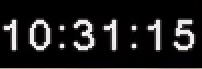
#> input picture Estudos para alinhar os frames com OCR/Analise c3/estudo OCR/falhas_input/10-31-15_frame_002260.jpg, 202 x 69 px; its folder holds only this picture in this run
$ python gridBuscaSupremo1.py
#> lines starting #> are read from the running program, lines starting #| are printed output that depends on the picture; after the words box and inside, x2 and y2 are one past the last pixel; in counts of white or black regions, pixels touching at a corner belong together
#> in test_config, original is the input picture: PIL image 202x69 RGB; mean R, G, B 31.1, 30.1, 30.5

from PIL import Image
import cv2
import numpy as np
import pytesseract
import os
import csv
from concurrent.futures import ThreadPoolExecutor

input_dir = 'falhas_input'
log_file = 'logGRID.csv'

min_rgbs = [210, 215, 220]
max_rgb = 255
blur_kernels = [(3, 3), (5, 5)]
block_sizes = [11, 13, 15]
cs = [1, 2, 3]

def extract_expected(filename):
    parts = filename.split('_')[0].split('-')
    return f'{parts[0]}:{parts[1]}:{parts[2]}'

def preprocess(img, min_rgb, blur_kernel, block_size, c):
#> called with min_rgb = 210, blur_kernel = (3, 3), block_size = 11, c = 1
    pixels = img.load()
    for x in range(img.size[0]):
        for y in range(img.size[1]):
            r, g, b = pixels[x, y]
            if (min_rgb <= r <= max_rgb and min_rgb <= g <= max_rgb and min_rgb <= b <= max_rgb):
                pixels[x, y] = (0, 0, 0)
            else:
                pixels[x, y] = (255, 255, 255)
    img_np = np.array(img)
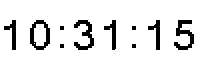
#> img_np: shape (69, 202, 3); 90.6% white; 10 black regions (4 under 20 px), largest, box (x1, y1, x2, y2) and area: (174, 20, 194, 50) 272, (30, 20, 50, 50) 263, (74, 20, 94, 50) 260, (4, 20, 16, 50) 152, (104, 20, 116, 50) 151, (148, 20, 160, 50) 151
    gray = cv2.cvtColor(img_np, cv2.COLOR_RGB2GRAY)
    blur = cv2.GaussianBlur(gray, blur_kernel, 1.2)
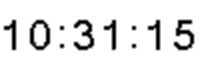
#> blur: shape (69, 202); min 0, max 255, mean 231
    return cv2.adaptiveThreshold(blur, 255, cv2.ADAPTIVE_THRESH_GAUSSIAN_C, cv2.THRESH_BINARY, block_size, c)
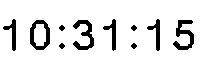
#> returned value: shape (69, 202); 89.9% white; 10 black regions, largest, box (x1, y1, x2, y2) and area: (173, 20, 194, 50) 285, (30, 20, 50, 50) 277, (73, 20, 94, 50) 277

def test_config(file_path, min_rgb, blur_kernel, block_size, c):
    original = Image.open(file_path).convert('RGB')
    processed = preprocess(original.copy(), min_rgb, blur_kernel, block_size, c)
    ocr = pytesseract.image_to_string(processed, config='--psm 7').strip()
    expected = extract_expected(os.path.basename(file_path))
    success = ocr == expected
    return [os.path.basename(file_path), expected, ocr, success, min_rgb, blur_kernel[0], block_size, c]

def process_file(file_path):
    results = []
    for min_rgb in min_rgbs:
        for blur in blur_kernels:
            for block in block_sizes:
                for c_val in cs:
                    results.append(test_config(file_path, min_rgb, blur, block, c_val))
#> (the call stopped at in test_config, `ocr = pytesseract.image_to_string(processed, config='--psm 7').strip()`: pytesseract is not available in this run)
    return results

all_files = [os.path.join(input_dir, f) for f in os.listdir(input_dir) if f.lower().endswith('.jpg')]

with ThreadPoolExecutor(max_workers=17) as executor:
#> (the run stopped early here; a loop or call above may not have finished)

$ run again, on Estudos para alinhar os frames com OCR/Analise c3/estudo OCR/falhas_input/10-31-51_frame_003364.jpg
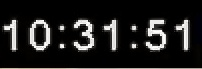
#> input picture Estudos para alinhar os frames com OCR/Analise c3/estudo OCR/falhas_input/10-31-51_frame_003364.jpg, 202 x 69 px
#> in test_config, original is the input picture: PIL image 202x69 RGB; mean R, G, B 30.9, 30.3, 29.6
#> in preprocess, `img_np = np.array(img)`:
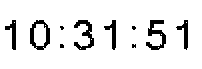
#> img_np: shape (69, 202, 3); 91% white; 10 black regions (4 under 20 px), largest, box (x1, y1, x2, y2) and area: (146, 20, 166, 50) 262, (30, 20, 50, 50) 253, (74, 20, 94, 50) 246, (5, 20, 16, 50) 146, (104, 20, 116, 50) 146, (176, 20, 188, 50) 143
#> in preprocess, `return cv2.adaptiveThreshold(blur, 255, cv2.ADAPTIVE_THRESH_GAUSSIAN_C..`:
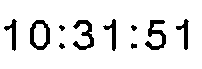
#> returned value: shape (69, 202); 90.2% white; 10 black regions, largest, box (x1, y1, x2, y2) and area: (145, 20, 166, 50) 276, (30, 20, 50, 50) 272, (73, 20, 94, 50) 265

$ run again, on Estudos para alinhar os frames com OCR/Analise c3/estudo OCR/falhas_input/10-32-59_frame_005378.jpg
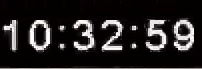
#> input picture Estudos para alinhar os frames com OCR/Analise c3/estudo OCR/falhas_input/10-32-59_frame_005378.jpg, 202 x 69 px
#> in test_config, original is the input picture: PIL image 202x69 RGB; mean R, G, B 37.4, 34.5, 34.5
#> in preprocess, `img_np = np.array(img)`:
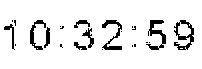
#> img_np: shape (69, 202, 3); 91.1% white; 23 black regions (14 under 20 px), largest, box (x1, y1, x2, y2) and area: (174, 20, 194, 50) 244, (146, 20, 166, 50) 232, (102, 20, 122, 50) 211
#> in preprocess, `return cv2.adaptiveThreshold(blur, 255, cv2.ADAPTIVE_THRESH_GAUSSIAN_C..`:
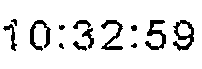
#> returned value: shape (69, 202); 89.1% white; 13 black regions, largest, box (x1, y1, x2, y2) and area: (173, 20, 194, 51) 284, (145, 20, 166, 50) 266, (30, 20, 51, 51) 251

$ run again, on Estudos para alinhar os frames com OCR/Analise c3/estudo OCR/falhas_input/10-33-08_frame_005567.jpg
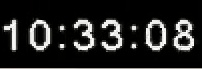
#> input picture Estudos para alinhar os frames com OCR/Analise c3/estudo OCR/falhas_input/10-33-08_frame_005567.jpg, 202 x 69 px
#> in test_config, original is the input picture: PIL image 202x69 RGB; mean R, G, B 35, 34.9, 34.2
#> in preprocess, `img_np = np.array(img)`:
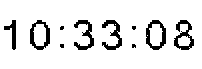
#> img_np: shape (69, 202, 3); 89.6% white; 10 black regions (4 under 20 px), largest, box (x1, y1, x2, y2) and area: (174, 20, 194, 50) 260, (146, 20, 166, 50) 249, (30, 20, 50, 50) 244, (102, 20, 122, 50) 243, (74, 20, 94, 50) 241, (4, 20, 16, 50) 149
#> in preprocess, `return cv2.adaptiveThreshold(blur, 255, cv2.ADAPTIVE_THRESH_GAUSSIAN_C..`:
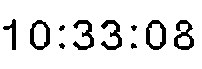
#> returned value: shape (69, 202); 88.7% white; 10 black regions, largest, box (x1, y1, x2, y2) and area: (174, 20, 194, 50) 278, (146, 20, 166, 50) 265, (101, 20, 122, 50) 262
